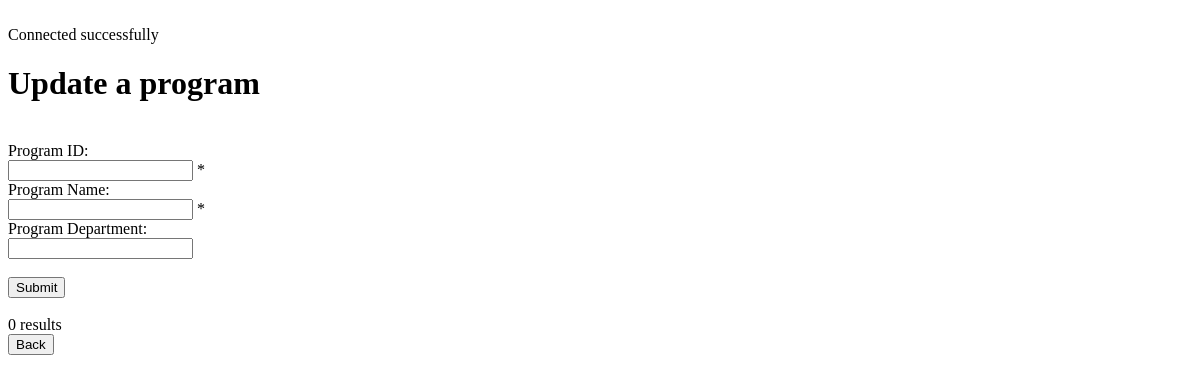
/upd_program.php, run on an earlier commit of the app's database.
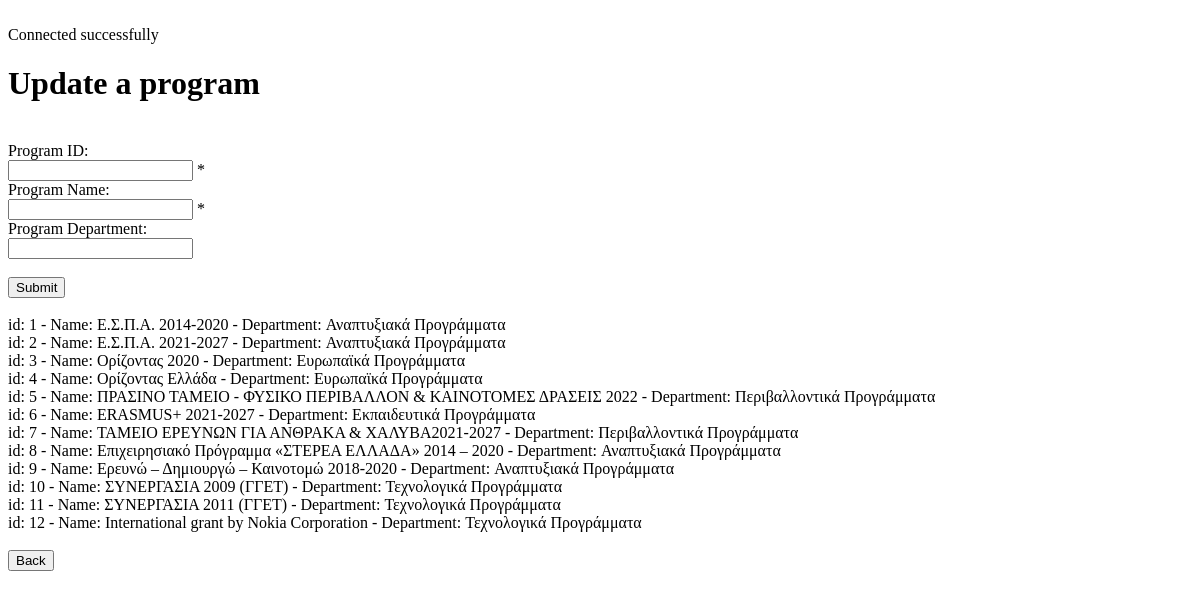
And on a later commit of the database.
### tables this page shows
CREATE TABLE program (
  program_id INT(10) UNSIGNED NOT NULL AUTO_INCREMENT,
  program_name VARCHAR(90) NOT NULL,
  department VARCHAR(90) DEFAULT NULL,
  PRIMARY KEY (program_id));

### upd_program.php (the view, shortened to what this page needs)
<?php
$servername = "localhost";
$socket = 3306;
$dbname = "elidekdb";
$conn = mysqli_connect(hostname: $servername, username: "root",database: $dbname, socket: $socket);
echo "<br>", "Connected successfully", "<br>";
$programnameErr = $deptErr = $programidErr = $valididErr = "";
?>
<html>
<body>
<h1> Update a program </h1>
<br>
<form method="post" action="<?php echo htmlspecialchars($_SERVER["PHP_SELF"]);?>">
	<label for="p_id">Program ID:<label/><br>
	<input type="number" id="p_id" name="programid">
	<span class="error"><?php echo "* ", $programidErr;?></span><br>
	<label for="p_name">Program Name:<label/><br>
	<input type="text" id="p_name" name="programname">
	<span class="error"><?php echo "* " . $programnameErr;?></span><br>
	<label for="p_dept">Program Department:<label/><br>
	<input type="text" id="p_dept" name="programdept"><br>
<br>
<input type="submit">
</form><br><br>
<?php
$sql = "SELECT program_id, program_name, department FROM program";
$result = mysqli_query($conn, $sql);
if (mysqli_num_rows($result) > 0) {
	while($row = mysqli_fetch_assoc($result)) {
		echo "id: " . $row["program_id"]. " - Name: " . $row["program_name"]. " - Department: " . $row["department"]. "<br>";
	}
}
else {
	echo "0 results";
}
?>
<br>
<form method="post">
<input type="submit" name="backbutton" class="button" value="Back">
</form>
</body>
</html>

What changed in the data, as far as the page shows it:
added program: program_id "1", program_name "Ε.Σ.Π.Α. 2014-2020", department "Αναπτυξιακά Προγράμματα"
added program: program_id "2", program_name "Ε.Σ.Π.Α. 2021-2027", department "Αναπτυξιακά Προγράμματα"
added program: program_id "3", program_name "Ορίζοντας 2020", department "Ευρωπαϊκά Προγράμματα"
added program: program_id "4", program_name "Ορίζοντας Ελλάδα", department "Ευρωπαϊκά Προγράμματα"
added program: program_id "5", program_name "ΠΡΑΣΙΝΟ ΤΑΜΕΙΟ - ΦΥΣΙΚΟ ΠΕΡΙΒΑΛΛΟΝ & ΚΑΙΝΟΤΟΜΕΣ ΔΡΑΣΕΙΣ 2022", department "Περιβαλλοντικά Προγράμματα"
added program: program_id "6", program_name "ERASMUS+ 2021-2027", department "Εκπαιδευτικά Προγράμματα"
added program: program_id "7", program_name "ΤΑΜΕΙΟ ΕΡΕΥΝΩΝ ΓΙΑ ΑΝΘΡΑΚΑ & ΧΑΛΥΒΑ2021-2027", department "Περιβαλλοντικά Προγράμματα"
added program: program_id "8", program_name "Επιχειρησιακό Πρόγραμμα «ΣΤΕΡΕΑ ΕΛΛΑΔΑ» 2014 – 2020", department "Αναπτυξιακά Προγράμματα"
added program: program_id "9", program_name "Ερευνώ – Δημιουργώ – Καινοτομώ 2018-2020", department "Αναπτυξιακά Προγράμματα"
added program: program_id "10", program_name "ΣΥΝΕΡΓΑΣΙΑ 2009 (ΓΓΕΤ)", department "Τεχνολογικά Προγράμματα"
added program: program_id "11", program_name "ΣΥΝΕΡΓΑΣΙΑ 2011 (ΓΓΕΤ)", department "Τεχνολογικά Προγράμματα"
added program: program_id "12", program_name "International grant by Nokia Corporation", department "Τεχνολογικά Προγράμματα"
Also different on the page:
text no longer shown: "0 results"
